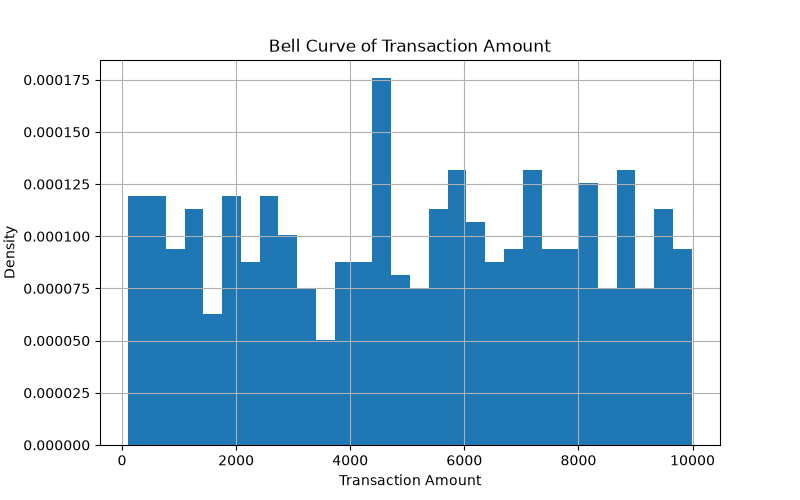

Python code for this plot:
import pandas as pd
import matplotlib.pyplot as plt

# Load CSV
df = pd.read_csv(r"C:\Users\adity\Downloads\faym-agent\sql-analysis\dataset\transactions.csv")

# Plot histogram (Bell Curve approximation)
plt.figure(figsize=(8,5))
plt.hist(df["transaction_amt"], bins=30, density=True)

plt.title("Bell Curve of Transaction Amount")
plt.xlabel("Transaction Amount")
plt.ylabel("Density")

plt.grid(True)
plt.savefig(r"C:\Users\adity\Downloads\faym-agent\sql-analysis\charts\bell_curve.png")
plt.show()
